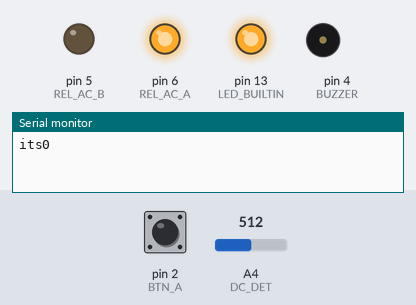
A program run on a simulated Arduino Nano, built with avr-gcc and run on an emulated ATmega328P. Parts: output pins drawn as LEDs (lit = HIGH), buzzer (waves = sounding, pin HIGH), the last lines printed to the serial monitor. The inputs (shaded band) are chosen by the test bench; at power-on: pin 2 (BTN_A) HIGH, A4 (DC_DET) = 512. Pins used as bus, display or sensor lines are not drawn.

Above: at 1.29 s.
1.3 s: pin 2 (BTN_A) pulled LOW for 3.2 s
At 2.1 s:
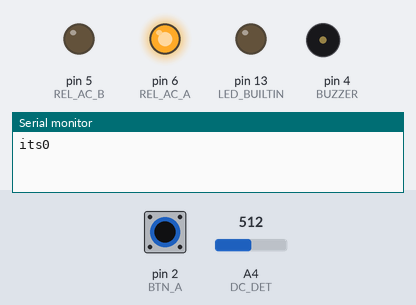
At 5.4 s:
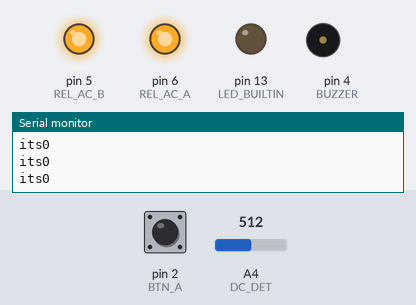
6.0 s: pin 2 (BTN_A) pulled LOW for 3.2 s
At 11.8 s:
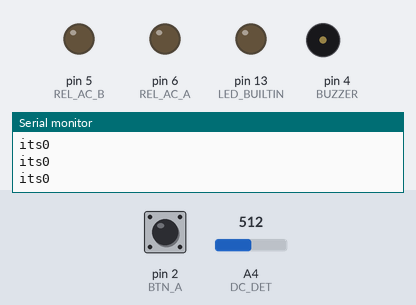
Timing chart, 0 to 16.7 s (numbered marks = the images above; inputs shaded):
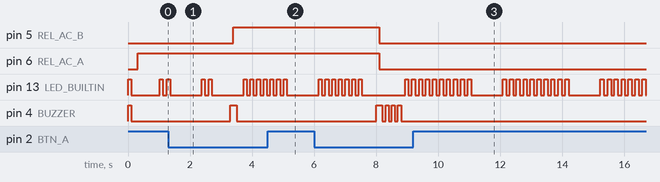

Measured:
- after the input at 1.3 s, pin 5 (REL_AC_B): LOW → HIGH after 2.1 s; pin 4 (BUZZER): LOW → HIGH after 2.0 s, → LOW 0.20 s later
- after the input at 6.0 s, pin 5 (REL_AC_B), pin 6 (REL_AC_A): HIGH → LOW after 2.1 s; pin 4 (BUZZER): LOW → HIGH after 2.0 s, then repeats every 0.20 s: LOW 0.10 s, HIGH 0.10 s, until it stays LOW from 8.8 s

The program:

main.cpp
```cpp
#include <Arduino.h>
#include "RSoftSerial.hpp"

#define LED_BUILTIN 13

/***** OUTPUT *****/
#define REL_AC_A  6
#define REL_AC_B  5
#define BUZZER    4
#define REL_DC_A  PIN_A0

/***** INPUT *****/
#define BTN_A     2
#define AC_DET    PIN_A3
#define DC_DET    PIN_A4

RSoftSerial db_sub(3);

int main_state = 0;

// Time for waiting camera to bootup
const unsigned long pc_on_delay_s = 60;

// Duration waiting ecoflow to turn on
const unsigned long init_wait_s = 5;

// Time for waiting PC to fully off
const unsigned long pc_poff_wait_s = 60;

// Time for waiting PC to bootup
const unsigned long pc_boot_timeout_s = 30;

// Timeout for ecoflow to turn on
const unsigned long ecoflow_timeout_s = 60;

// Duration for DC to remain active
const unsigned long dc_gone_timeout_s = 30;

// Wait timeout for PC to send shutdown command
const unsigned long pc_poff_timeout_s = 300;

// Time of long button press
const unsigned long button_long_press_ms = 2000;

// Time of short button press
const unsigned long button_short_press_ms = 100;

// Minimum number of AC detections to consider AC is on
const int ac_det_min_cnt = 10;

void bripip();
void bupup();
void beep();
void led_blink(int cnt);
bool is_button_long_pressed();
bool is_button_short_pressed();
bool check_serial(const String &str);
bool is_dc_on();
bool is_ac_on();

void setup() {
  // put your setup code here, to run once:
  pinMode(LED_BUILTIN, OUTPUT);
  pinMode(REL_AC_A, OUTPUT);
  pinMode(REL_AC_B, OUTPUT);
  pinMode(BUZZER, OUTPUT);
  pinMode(REL_DC_A, OUTPUT);

  pinMode(BTN_A, INPUT_PULLUP);
  pinMode(AC_DET, INPUT);
  pinMode(DC_DET, INPUT);

  digitalWrite(LED_BUILTIN, LOW);
  digitalWrite(REL_AC_A, LOW);
  digitalWrite(REL_AC_B, LOW);
  digitalWrite(BUZZER, LOW);
  digitalWrite(REL_DC_A, LOW);

  Serial.begin(9600);
  db_sub.begin(9600);

  // while(1) {
  //   if(db_sub.available()) {
  //     auto str = db_sub.readStringUntil('\n');
  //     Serial.print(str);
  //   }
  //   if(Serial.available()) {
  //     auto str = Serial.readStringUntil('\n');
  //     Serial.print(str);
  //   }
  //   delay(10);
  // }

}

void loop() {

  static auto last_time = millis();
  static unsigned long timer_sec = 0;
  static int fail_ctr = 0;

  static char send_code = '0';

  static bool force_on = false;

  led_blink(main_state);

  auto timer_ms = millis() - last_time;
  if(timer_ms > 1000) {
    last_time = millis();
    timer_sec += 1;
  }

  auto reset_timer = []() {
    last_time = millis();
    timer_sec = 0;
  };


  if(is_button_long_pressed()) {
    if(main_state < 7) {
      main_state = 7;
      digitalWrite(REL_AC_A, HIGH);
      digitalWrite(REL_AC_B, HIGH);
      digitalWrite(REL_DC_A, HIGH);
      beep();
      force_on = true;
    }
    else {
      main_state = 10;
      fail_ctr = 0;
      digitalWrite(LED_BUILTIN, LOW);
      digitalWrite(REL_AC_A, LOW);
      digitalWrite(REL_AC_B, LOW);
      digitalWrite(REL_DC_A, HIGH);
      bupup();

      force_on = false;
    }
    reset_timer();
  }

  switch(main_state) {
  case -1: // Error
    ; // Do nothing
    if(is_button_short_pressed())
    {
      digitalWrite(REL_AC_A, LOW);
      digitalWrite(REL_AC_B, LOW);
      digitalWrite(REL_DC_A, HIGH);
      send_code = '0';
      fail_ctr = 0;
      reset_timer();
      main_state = 0;
    }
    break;

  case 0: // Initialize
    digitalWrite(LED_BUILTIN, HIGH);
    digitalWrite(REL_AC_A, LOW);
    digitalWrite(REL_AC_B, LOW);
    digitalWrite(REL_DC_A, HIGH);

    send_code = '0';

    if(!is_dc_on()) {
      break;
    }

    if(fail_ctr < 5) {
      beep();
      main_state = 1;
      reset_timer();
    }
    else {
      for(int i=0; i<3; i++) {
        bupup();
        delay(1000);
      }
      main_state = -1;
    }
    break;

  case 1: // Wait for init delay
    if(timer_ms > 200) {
      main_state = 2;
      digitalWrite(REL_DC_A, HIGH);
      digitalWrite(REL_AC_A, HIGH);
      digitalWrite(LED_BUILTIN, LOW);
      reset_timer();
    };
    break;

  case 2: // Wait few seconds for ecoflow to on
    if(timer_sec > init_wait_s) {
      main_state = 3;
      reset_timer();
    }
    break;

  case 3: // Check if AC is on
    {
      static int ac_det_ctr = 0;
      if(is_ac_on()) {
        ac_det_ctr += 1;
      }

      if(ac_det_ctr > ac_det_min_cnt) {
        main_state = 4;
        ac_det_ctr = 0;
        reset_timer();
      }

      if(timer_sec > ecoflow_timeout_s) {
        digitalWrite(REL_DC_A, HIGH);
        main_state = 10;
        fail_ctr += 5;
      }
    }
    break;

  case 4: // Wait few seconds for camera bootup
    if(timer_sec > pc_on_delay_s) {
      main_state = 5;
    }
    break;

  case 5: // Switch on AC for PC
    digitalWrite(REL_AC_B, HIGH);
    reset_timer();
    main_state = 6;
    break;

  case 6: // Wait PC to bootup
    if(check_serial("its0")) {
      main_state = 7;
      bripip();
      digitalWrite(LED_BUILTIN, HIGH);
    }

    if(timer_sec > pc_boot_timeout_s) {
      // main_state = 0;
      // fail_ctr += 1;

      // bypass
      main_state = 7;
    }
    break;

  case 7: // Idle

    // Check if DC A is on
    if(is_dc_on() || force_on) {
      reset_timer();
      send_code = '0';
    }

    if(timer_sec > dc_gone_timeout_s) {
      main_state = 8;
      send_code = '1';
      reset_timer();
    }

    if(check_serial("its1")) {
      main_state = 8;
      send_code = '1';
      reset_timer();
    }
    else if(check_serial("its9")) {
      force_on = true;
    }

    break;

  case 8: // wait PC to process the shutdown request
    if(check_serial("its1")) {
      main_state = 9;
      bripip();
      digitalWrite(LED_BUILTIN, LOW);
      reset_timer();
      send_code = '2';
    }
    else if(check_serial("its0")) {
      main_state = 7;
      reset_timer();
      send_code = '0';
    }

    if(timer_sec > pc_poff_timeout_s) {
      main_state = 9;
      fail_ctr += 1;
      send_code = '2';
    }
    break;

  case 9:
    if(timer_sec > pc_poff_wait_s) {
      main_state = 10;
      digitalWrite(REL_AC_A, LOW);
      digitalWrite(REL_AC_B, LOW);
      digitalWrite(REL_DC_A, HIGH);

      // Should not execute until here
      reset_timer();
      send_code = '3';

      force_on = false;
    }
    break;

  case 10: // Wait for capacitor to discharge
    if(timer_sec > dc_gone_timeout_s) {
      main_state = 0;
    }
    break;

  default:
    main_state = 0;
    fail_ctr += 1;
    break;

  } /***** END OF CASE *****/

  static unsigned long send_last_time = millis();

  if((millis() - send_last_time) > 1000) {
    send_last_time = millis();
    Serial.print("its");
    Serial.print(send_code);
    Serial.write('\n');
  }

  delay(10);
}

void bripip() {
  for(int i=0; i<6; i++) {
    digitalWrite(BUZZER, HIGH);
    delay(20);
    digitalWrite(BUZZER, LOW);
    delay(20);
  }
}

void bupup() {
  for(int i=0; i<4; i++) {
    digitalWrite(BUZZER, HIGH);
    delay(100);
    digitalWrite(BUZZER, LOW);
    delay(100);
  }
}

void beep() {
  digitalWrite(BUZZER, HIGH);
  delay(100);
  digitalWrite(BUZZER, LOW);
}

void led_blink(int cnt) {
  static int led_seq_state = 0;
  static int led_cnt = 0;
  static unsigned long led_last_time = millis();
  switch(led_seq_state) {
  case 0:
    led_cnt = cnt;
    led_seq_state = 1;
    break;
  case 1:
    if(led_cnt > 0) {
      digitalWrite(LED_BUILTIN, HIGH);
      led_last_time = millis();
      led_seq_state = 2;
    }
    else {
      digitalWrite(LED_BUILTIN, LOW);
      led_seq_state = 4;
    }
    break;
  case 2:
    if((millis() - led_last_time) > 100) {
      digitalWrite(LED_BUILTIN, LOW);
      led_last_time = millis();
      led_seq_state = 3;
      led_cnt -= 1;
    }
    break;
  case 3:
    if((millis() - led_last_time) > 100) {
      led_seq_state = 1;
    }
    break;
  case 4:
    if((millis() - led_last_time) > 1000) {
      led_seq_state = 0;
    }
    break;
  default:
    led_seq_state = 0;
    break;
  }
}

bool is_button_long_pressed() {
  static unsigned long btn_last_time = millis();
  static bool btn_state = 0;

  if(digitalRead(BTN_A) == LOW) {
    if(millis() - btn_last_time > button_long_press_ms) {
      if(btn_state == 0) {
        beep();
        btn_state = 1;
        return true; // Button pressed for more than 1 second
      }
    }
  }
  else {
    btn_state = 0;
    btn_last_time = millis();
  }

  return false;
}

bool is_button_short_pressed() {
  static unsigned long btn_last_time = millis();
  static bool btn_state = 0;

  if(digitalRead(BTN_A) == LOW) {
      btn_state = true;
  }
  else if(digitalRead(BTN_A) == HIGH && btn_state) {
    btn_state = false;
    auto duration = millis() - btn_last_time;
    if(duration > button_short_press_ms && duration < button_long_press_ms)
      return true;
  }
  else {
    btn_state = 0;
    btn_last_time = millis();
  }

  return false;
}

bool check_serial(const String &str) {
  if(Serial.available()) {
    auto str = Serial.readStringUntil('\n');
      // str.remove(str.length() - 1);
      if(str.length() < 4) return false;
      if(str.endsWith(str)) {
        Serial.flush();
        db_sub.flush();
        return true;
      }
  }
  else if(db_sub.available()) {
    auto str = db_sub.readStringUntil('\n');
      // str.remove(str.length() - 1);
      if(str.length() < 4) return false;
      if(str.endsWith(str)) {
        Serial.flush();
        db_sub.flush();
        return true;
      }
  }
  return false;
}

bool is_dc_on() {
  if(analogRead(DC_DET) > 300) {
    return true; // DC is on
  }
  return false;
}

bool is_ac_on() {
  if(analogRead(AC_DET) > 300) {
    return true; // DC is on
  }
  return false;
}
```

RSoftSerial.hpp
```cpp
#pragma once

#include <Arduino.h>
#include <SoftwareSerial.h>
class RSoftSerial : public SoftwareSerial {
public:
    RSoftSerial(uint8_t rxPin) : SoftwareSerial(rxPin, -1) {}

    // Override the write method to prevent sending data
    size_t write(uint8_t) override {
        return 0; // Do nothing and return 0
    }

    // Override the write method for buffer input
    size_t write(const uint8_t* buffer, size_t size) override {
        return 0; // Do nothing and return 0
    }
};
```
